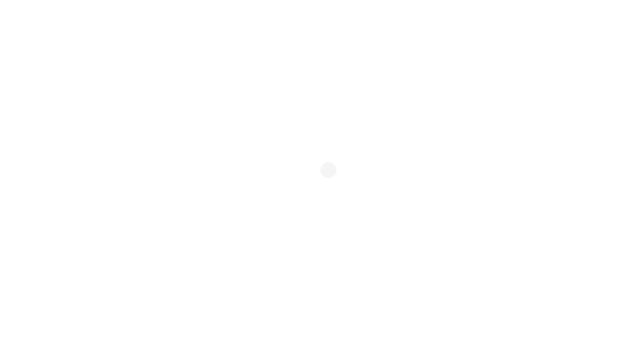
Frame 1 (no input)
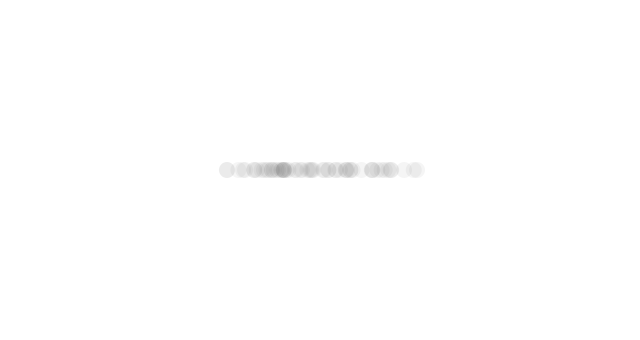
Frame 60 (the mouse pressed at the canvas centre just before this capture)
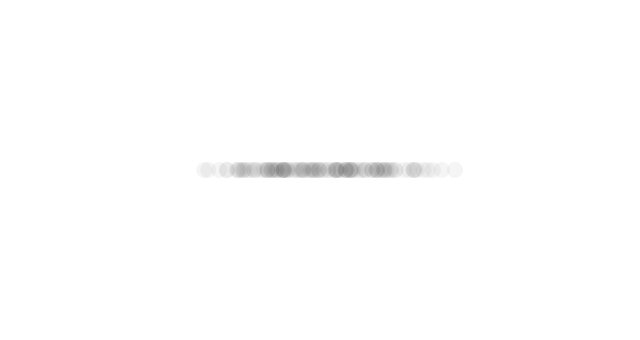
Frame 120 (the mouse held since frame 60 and released just before this capture)

The Processing sketch that drew these frames (run headless with seeded random() and noise(); from frame 60 on, the mouse is pressed at the canvas centre):

// Processing sketch: build
// ── build.pde
// Example 4

void setup() {
    size(640, 340);
    background(255);
}

void draw() {
    float num = randomGaussian();
    float sd = 60;
    float mean = width/2;

    float x = sd * num + mean;

    noStroke();
    fill(0, 10);
    ellipse(x, height/2, 16, 16);
}
